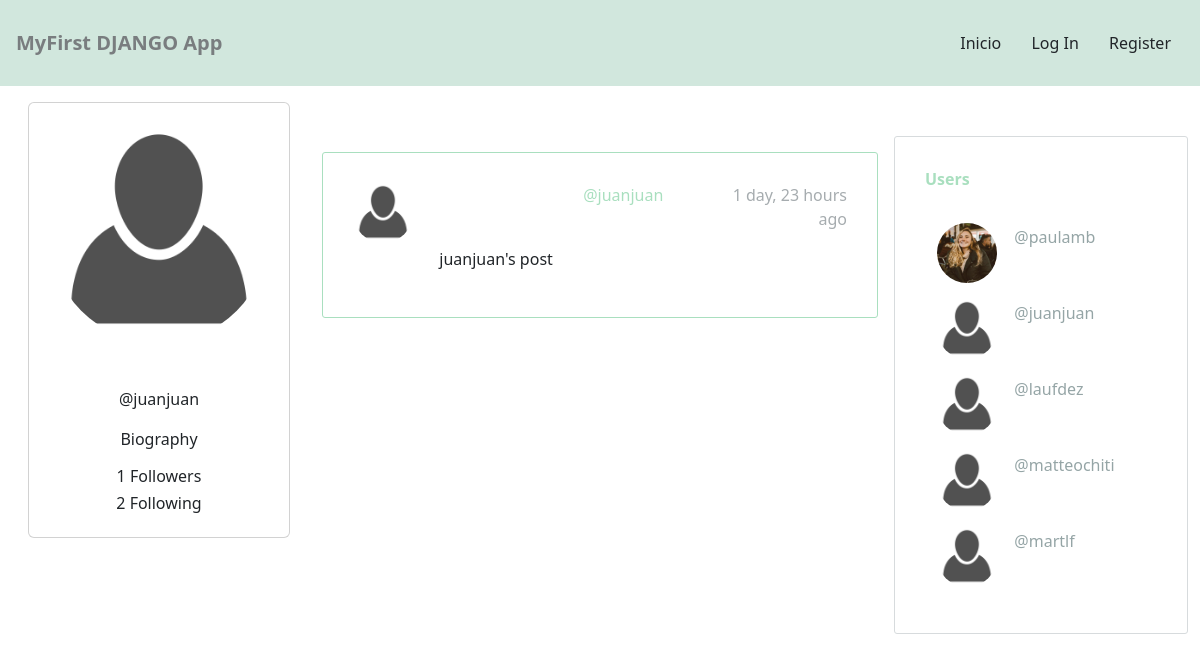
Page /profile/juanjuan/ on the committed database.
### socialnetwork/models.py (models this page shows, shortened)
class Profile(models.Model):
    user = models.OneToOneField(User, on_delete=models.CASCADE)
    bio = models.CharField(default='Biography', max_length=100)
    image = models.ImageField(default='default.png')
    def following(self):
        user_ids = Relationship.objects.filter(from_user=self.user)\
                                    .values_list('to_user_id', flat=True)
        return User.objects.filter(id__in=user_ids)
    def followers(self):
        user_ids = Relationship.objects.filter(to_user=self.user)\
                                    .values_list('from_user_id', flat=True)
        return User.objects.filter(id__in=user_ids)
    def create_profile(sender, instance, created, **kwargs):
        if created:
            user_profile = Profile(user=instance)
            user_profile.save()
    post_save.connect(create_profile, sender=User)

class Post(models.Model):
    timestamp = models.DateTimeField(default=timezone.now)
    content = models.TextField()
    user = models.ForeignKey(User, on_delete=models.CASCADE, related_name='posts')
    likes = models.ManyToManyField(User, blank=True, related_name='likes')
    dislikes = models.ManyToManyField(User, blank=True, related_name='dislikes')
    class Meta:
        ordering = ['-timestamp']  #Sort posts by time

### socialnetwork/views.py (the view)
# urls.py: path('profile/<str:username>/', views.profile, name='profile'),
def profile(request, username):
    user = User.objects.get(username=username)
    posts = user.posts.all()
    profiles = Profile.objects.all()
    context = {'user' : user, 'posts' : posts, 'profiles': profiles}
    return render(request, 'socialnetwork/profile.html', context)

### socialnetwork/templates/socialnetwork/profile.html (shortened to what this page needs)
{% extends 'socialnetwork/layout.html' %}
{% load humanize %}
{% block content %}
<div id="main" class="container-fluid d-flex">
    <div class="col-md-3 col-lg-3 col-xl-3 d-none d-md-block" style="padding:1em">
        <div class="card" >
            <img src="{{ user.profile.image.url }}" class="card-img-top rounded-circle" style="padding: 20px" alt="...">
            <div class="card-body" style="text-align:center">
                <p class="card-text">@{{ user }}</p>
                <p class="card-text">{{ user.profile.bio }}</p>
                <h6 class="card-title font-weight-bold">{{ user.profile.followers.count }} Followers</h6>
                <h6 class="card-title font-weight-bold">{{ user.profile.following.count }} Following</h6>
            </div>
        </div>
    </div>
    <div class="col-12 col-sm-12 col-md-6 col-lg-6 col-xl-6 d-block" style="padding:1em">
        {% for post in posts %}
        <div id="postsCards" style="max-width: 900px; margin: 0 auto; margin-top: 50px; border-radius: 3px; padding: 30px; border: 1px solid #A9DFBF">
            <div class="row">
                <div class="col-2">
                    <img src="{{ post.user.profile.image.url }}" style="border-radius: 100px; width: 60px; margin-right: 15px" alt="">
                </div>
                <div class="col-10">
                    <div class="row">
                        <div class="col-4" style="float: left">
                        </div>
                        <div class="col-4" style="float: left">
                            <a href="{% url 'profile' post.user %}" style="text-decoration: none; color: #A9DFBF">@{{ post.user }}</a>
                        </div>
                        <div class="col-4" style="float: right; text-align: right; color: #A6ACAF">
                            <span>{{ post.timestamp|naturaltime }}</span>
                        </div>
                    </div>
                    <div class="row" style="padding: 1em 0 0">
                        <div class="col-10">
                            <p>{{post.content}}</p>
                        </div>
                    </div>
                </div>
            </div>
        </div>
        {% endfor %}
    </div>
            <div class="col-md-3 col-lg-3 col-xl-3 d-none d-md-block">
                <div id="WhoToFollowCard" style="margin: 0 auto; margin-top: 50px; border-radius: 3px; padding: 30px; border: 1px solid #D7DBDD">
                    <div class="row">
                        <p style="color: #A9DFBF; font-weight: bolder"> Users </p>
                    </div>
                    {% for profile in profiles %}
                        <div class="row" style="margin: 1em auto">
                            <div class="col-4">
                                <img src="{{ profile.image.url }}" style="border-radius: 100px; width: 60px; margin-right: 15px" alt="">
                            </div>
                            <div class="col-8">
                                <a href="{% url 'profile' profile.user %}" style="margin: auto; text-decoration: none; color: #95A5A6; text-align: right; vertical-align: middle">@{{ profile.user }}</a>
                            </div>
                        </div>
                    {% endfor %}
                </div>
            </div>
</div>
{% endblock content %}

### rows in the picture
Post: user.profile.image (placeholder picture), user "juanjuan", timestamp "1 day, 23 hours ago", content "juanjuan's post"
Profile: image (picture), user "paulamb"
Profile: image (placeholder picture), user "juanjuan"
Profile: image (placeholder picture), user "laufdez"
Profile: image (placeholder picture), user "matteochiti"
Profile: image (placeholder picture), user "martlf"

### other values in the picture
{{ user }} "juanjuan"
{{ user.profile.bio }} "Biography"
{{ user.profile.followers.count }} "1"
{{ user.profile.following.count }} "2"
